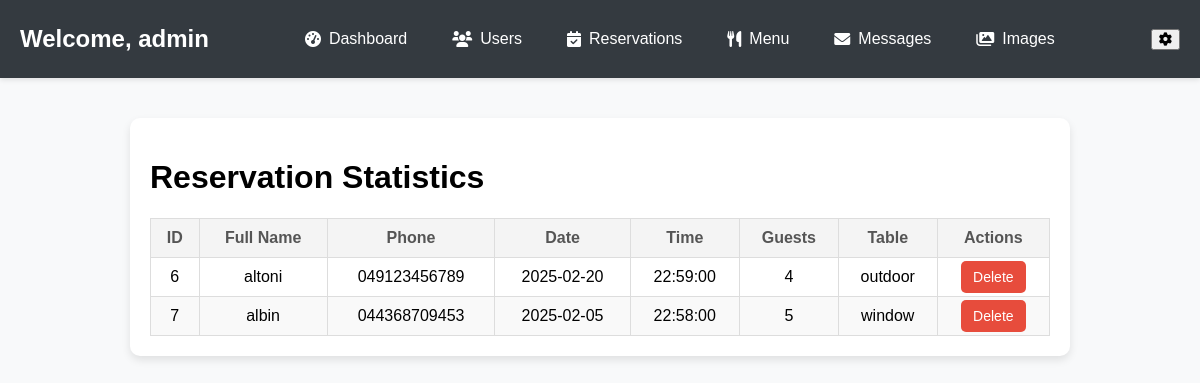
/rStats.php (signed in), run on the app's committed database.
### tables this page shows
CREATE TABLE `reservations` (
  `ReservationID` int(11) NOT NULL,
  `UserID` int(11) DEFAULT NULL,
  `FullName` varchar(100) NOT NULL,
  `PhoneNumber` varchar(15) NOT NULL,
  `ReservationDate` date NOT NULL,
  `ReservationTime` time NOT NULL,
  `Guests` int(11) NOT NULL CHECK (`Guests` >= 1 and `Guests` <= 20),
  `TablePreference` enum('indoor','outdoor','window','corner') NOT NULL,
  `CreatedAt` timestamp NOT NULL DEFAULT current_timestamp()
);

### rStats.php (the view, shortened to what this page needs)
<?php
$db = new DataBaza();
$db->connectToDatabase();
$conn = $db->getConnection();
$result = $conn->query("SELECT ReservationID, FullName, PhoneNumber, ReservationDate, ReservationTime, Guests, TablePreference FROM Reservations");
?>
<!DOCTYPE html>
<html lang="en">
<head>
    <link rel="stylesheet" href="https://cdnjs.cloudflare.com/ajax/libs/font-awesome/6.0.0/css/all.min.css">
</head>
<body>
<?php include("dashboard.php");?>
    <div class="container">
        <h1>Reservation Statistics</h1>
        <table>
            <thead>
                <tr>
                    <th>ID</th>
                    <th>Full Name</th>
                    <th>Phone</th>
                    <th>Date</th>
                    <th>Time</th>
                    <th>Guests</th>
                    <th>Table</th>
                    <th>Actions</th>
                </tr>
            </thead>
            <tbody>
                <?php while ($row = $result->fetch_assoc()): ?>
                    <tr>
                        <td><?= htmlspecialchars($row['ReservationID']) ?></td>
                        <td><?= htmlspecialchars($row['FullName']) ?></td>
                        <td><?= htmlspecialchars($row['PhoneNumber']) ?></td>
                        <td><?= htmlspecialchars($row['ReservationDate']) ?></td>
                        <td><?= htmlspecialchars($row['ReservationTime']) ?></td>
                        <td><?= htmlspecialchars($row['Guests']) ?></td>
                        <td><?= htmlspecialchars($row['TablePreference']) ?></td>
                        <td>
                            <a href="rStats.php?delete=<?= htmlspecialchars($row['ReservationID']) ?>" class="btn btn-delete" onclick="return confirm('Are you sure you want to delete this reservation?')">Delete</a>
                        </td>
                    </tr>
                <?php endwhile; ?>
            </tbody>
        </table>
    </div>
</body>
</html>

### dashboard.css (style rules this page uses)
body { margin: 0; font-family: Arial, sans-serif; background-color: #f8f9fa; }

### rStats.php (style rules this page uses)
body { font-family: Arial, sans-serif; margin: 0; padding: 0; background-color: #f9f9f9; }
.container { padding: 20px; max-width: 900px; margin: 40px auto; background: white; border-radius: 10px; box-shadow: 0 4px 8px rgba(0, 0, 0, 0.1); }
table { width: 100%; border-collapse: collapse; margin-top: 20px; }
table th, table td { border: 1px solid #ddd; padding: 10px; text-align: center; }
table th { background-color: #f4f4f4; color: #555; }
table tr:nth-child(even) { background-color: #f9f9f9; }
.btn { padding: 8px 12px; text-decoration: none; color: white; border-radius: 5px; font-size: 14px; cursor: pointer; transition: background-color 0.3s ease; }
.btn-delete { background-color: #e74c3c; }

### data on the page
reservations: ReservationID "6", FullName "altoni", PhoneNumber "049123456789", ReservationDate "2025-02-20", ReservationTime "22:59:00", Guests "4", TablePreference "outdoor"
reservations: ReservationID "7", FullName "albin", PhoneNumber "044368709453", ReservationDate "2025-02-05", ReservationTime "22:58:00", Guests "5", TablePreference "window"

### other printed values
$adminName "admin"
